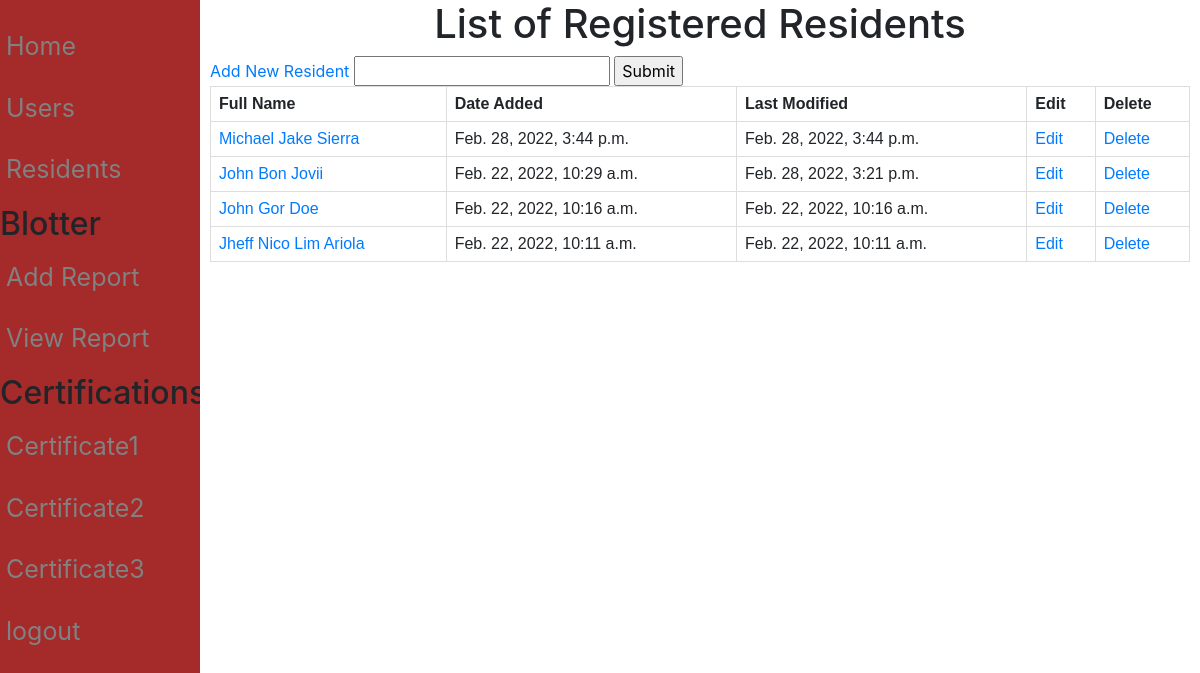
Page /residents/ on the earlier database version.
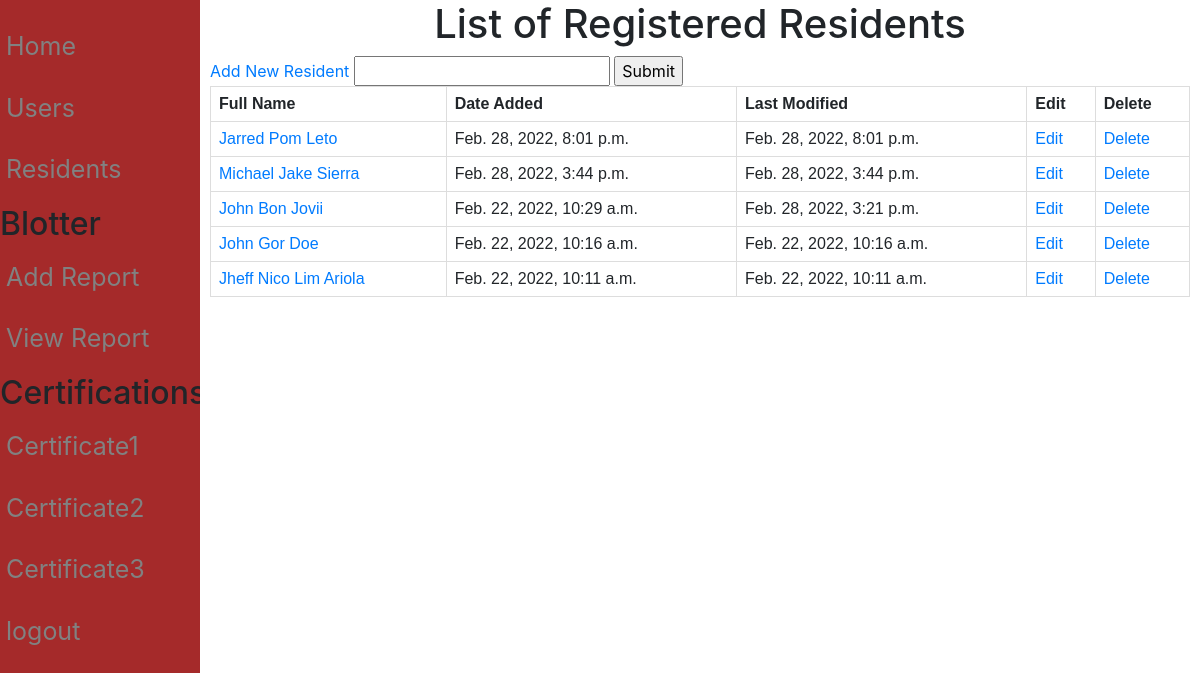
Same page on the later database version.
### Resident/models.py (models this page shows, shortened)
class Resident (models.Model):
    pic = models.ImageField(null=True, blank = True, verbose_name="Profile Picture", upload_to= "images/")
    First_name = models.CharField(max_length=50)
    Last_name = models.CharField(max_length=50)
    Middle_name = models.CharField(max_length=50)
    Age = models.IntegerField()
    Birthdate = models.DateField(auto_now_add=False, auto_now=False)
    Gender_choices = (
        ('Male','Male'),
        ('Female','Female')
        )
    Gender = models.CharField(max_length=100, choices=Gender_choices, default = "Not Specified")
    Contact = models.CharField(max_length=11)
    Cstatus_choices = (
        ('Single','Single'),
        ('Married','Married'),
        ('Divorced','Divorced'),
        ('Separated','Separated'),
        ('Widowed','Widowed'),
        )
    Marital_status = models.CharField(max_length=100, choices = Cstatus_choices, default = "")
    Citizenship = models.CharField(max_length=100)
    Religion = models.CharField(max_length=100)
    Occupation = models.CharField(max_length=100)
    Vac_choices = (
        ('Vaccinated','Vaccinated'),
        ('Non-Vaccinated','Non-Vaccinated')
    )
    Vaccination = models.CharField(max_length=100, choices = Vac_choices, verbose_name="Vaccination Status", default="")
    Address = models.TextField(max_length=250, verbose_name="Street Address")
    Blacklisted = models.BooleanField(default = False)
    created_date = models.DateTimeField(auto_now_add=True)
    modified_date = models.DateTimeField(auto_now=True)

### Resident/views.py (the view)
# urls.py: path('residents/', Display_resident, name = "residents"),
def Display_resident (request):
    Resident_obj = Resident.objects.all()
    context = {
        'Resident_obj' : Resident_obj,
    }
    return render (request,"Residents.html",context = context)

### templates/Residents.html (shortened to what this page needs)
{%  extends 'base.html' %}
{% load static %}
{% block content %}
<h1 style="text-align: center;">List of Registered Residents</h1>
<a href="/resident_form">Add New Resident</a>
<input type="text">
<input type = "submit" name="search">
<table>
    <tr>
        <th>Full Name</th>
        <th>Date Added</th>
        <th>Last Modified</th>
        <th>Edit</th>
        <th>Delete</th>
    </tr>
    {% for res in Resident_obj reversed %}
    <tr>
        <td><a href="{% url 'resident_profile' res.id %}">{{ res.First_name }} {{ res.Middle_name}}  {{res.Last_name}}</a></td>
        <td>{{res.created_date}}</td>
        <td>{{res.modified_date}}</td>
        <td><a href="{% url 'update_resident' res.id %}">Edit</a></td>
        <td><a href="{% url 'delete_resident' res.id %}">Delete</a></td>
    </tr>
     {% endfor %}
</table>
{% endblock content %}

### templates/base.html (shortened to what this page needs)
<html>
    <head>
    </head>
    <body>
    <link rel="stylesheet" href="https://cdn.jsdelivr.net/npm/bootstrap@4.6.1/dist/css/bootstrap.min.css">
        <div class="navigation">
            <a href = "/home">Home</a>
            <a href = "/users">Users</a>
            <a href = "/residents">Residents</a>
            <h2>Blotter</h2>
            <a href = "{% url 'add_report' %}">Add Report</a>
            <a href = "{% url 'blotter_display' %}">View Report</a>
            <div class = "Certifications">
                <h2>Certifications</h2>
                <a href = "/certificate1">Certificate1</a>
                <a href = "/certificate2">Certificate2</a>
                <a href = "/certificate3">Certificate3</a>
            </div>
            <a href = "/logout">logout</a>
        </div>
        <div class="main">
            {% block content %}
            {% endblock content %}
        </div>
    </body>
</html>

### templates/base.html (style rules this page uses)
.navigation { height: 100%; width: 200px; position: fixed; z-index: 1; top: 0; left: 0; background-color: brown; overflow-x: hidden; padding-top: 20px; }
.navigation a { padding: 8px 6px 16px; text-decoration: none; font-size: 25px; color: #818181; display: block; }
.main { margin-left: 200px; padding: 0px 10px; }

### templates/Residents.html (style rules this page uses)
table { font-family: arial, sans-serif; border-collapse: collapse; width: 100%; }
td, th { border: 1px solid #dddddd; text-align: left; padding: 8px; }

Differences in the rows shown:
added Resident: First_name "Jarred", Middle_name "Pom", Last_name "Leto", created_date "Feb. 28, 2022, 8:01 p.m.", modified_date "Feb. 28, 2022, 8:01 p.m."
